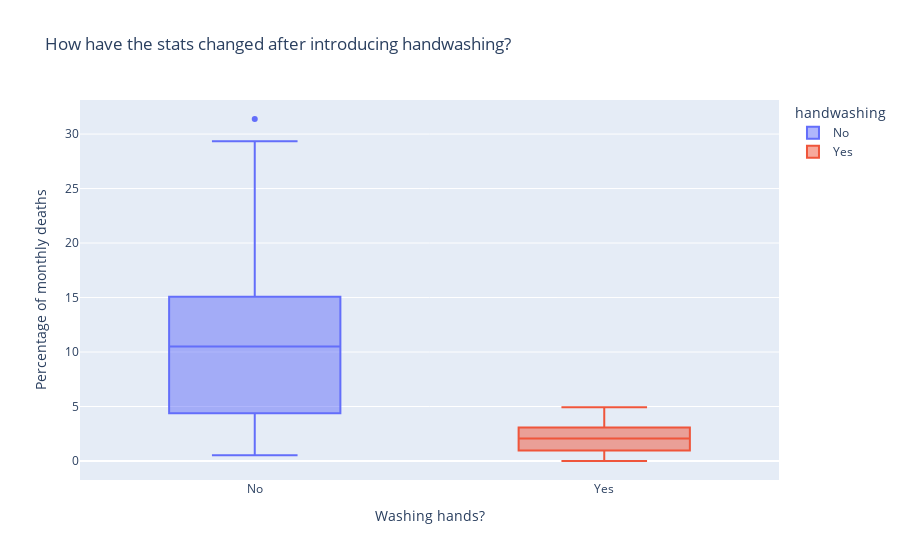

Here is the notebook cell this chart was saved with:
### Code cell
box = px.box(df_monthly,
             x='handwashing',
             y='pct_deaths',
             color='handwashing',
             height=800,
             title='How have the stats changed after introducing handwashing?')

box.update_layout(xaxis_title='Washing hands?',
                  yaxis_title='Percentage of monthly deaths',)

box.show()

### Figure 1 — Plotly figure (JSON) as saved in the notebook; plotly's stock layout.template omitted (floating-point values rounded to 4 significant figures)
{"data": [{"alignmentgroup": "True", "hovertemplate": "handwashing=%{x}<br>pct_deaths=%{y}<extra></extra>", "legendgroup": "No", "marker": {"color": "#636efa"}, "name": "No", "notched": false, "offsetgroup": "No", "orientation": "v", "showlegend": true, "type": "box", "x": ["No", "No", "No", "No", "No", "No", "No", "No", "No", "No", "No", "No", "No", "No", "No", "No", "No", "No", "No", "No", "No", "No", "No", "No", "No", "No", "No", "No", "No", "No", "No", "No", "No", "No", "No", "No", "No", "No", "No", "No", "No", "No", "No", "No", "No", "No", "No", "No", "No", "No", "No", "No", "No", "No", "No", "No", "No", "No", "No", "No", "No", "No", "No", "No", "No", "No", "No", "No", "No", "No", "No", "No", "No", "No", "No", "No"], "x0": " ", "xaxis": "x", "y": [14.57, 7.531, 4.332, 1.569, 0.7843, 5, 8.421, 1.351, 1.878, 11.02, 22.55, 20.85, 12.22, 10.23, 10.74, 3.226, 6.593, 20.78, 25.46, 18.39, 29.34, 22.97, 31.38, 19.12, 15.97, 12.41, 11.93, 6.098, 4.082, 0.5236, 1.554, 2.262, 17.6, 7.143, 8.051, 15.16, 11.28, 17.03, 17.31, 5.833, 2.679, 4.369, 6.32, 1.224, 3.226, 11.02, 10.55, 7.591, 4.745, 4.452, 4.231, 4.392, 7.143, 6.122, 3.586, 10.55, 14.84, 10.94, 10.49, 13.39, 18.09, 15.43, 18.97, 13.44, 10.15, 13.1, 18.06, 14.39, 14.96, 10.77, 5.369, 3.215, 1.923, 3.607, 18.27, 12.24], "y0": " ", "yaxis": "y"}, {"alignmentgroup": "True", "hovertemplate": "handwashing=%{x}<br>pct_deaths=%{y}<extra></extra>", "legendgroup": "Yes", "marker": {"color": "#EF553B"}, "name": "Yes", "notched": false, "offsetgroup": "Yes", "orientation": "v", "showlegend": true, "type": "box", "x": ["Yes", "Yes", "Yes", "Yes", "Yes", "Yes", "Yes", "Yes", "Yes", "Yes", "Yes", "Yes", "Yes", "Yes", "Yes", "Yes", "Yes", "Yes", "Yes", "Yes", "Yes", "Yes"], "x0": " ", "xaxis": "x", "y": [2.239, 1.2, 1.894, 4.58, 3.957, 4.472, 2.93, 3.534, 0.6873, 0, 0.6557, 0.9585, 1.136, 0.3717, 0, 0.9615, 2.341, 2.903, 1.34, 2.233, 3.085, 4.926], "y0": " ", "yaxis": "y"}], "layout": {"autosize": true, "boxmode": "overlay", "legend": {"title": {"text": "handwashing"}, "tracegroupgap": 0}, "title": {"text": "How have the stats changed after introducing handwashing?"}, "xaxis": {"anchor": "y", "autorange": true, "categoryarray": ["No", "Yes"], "categoryorder": "array", "domain": [0, 1], "range": [-0.5, 1.5], "title": {"text": "Washing hands?"}, "type": "category"}, "yaxis": {"anchor": "x", "autorange": true, "domain": [0, 1], "range": [-1.743, 33.12], "title": {"text": "Percentage of monthly deaths"}, "type": "linear"}}}
